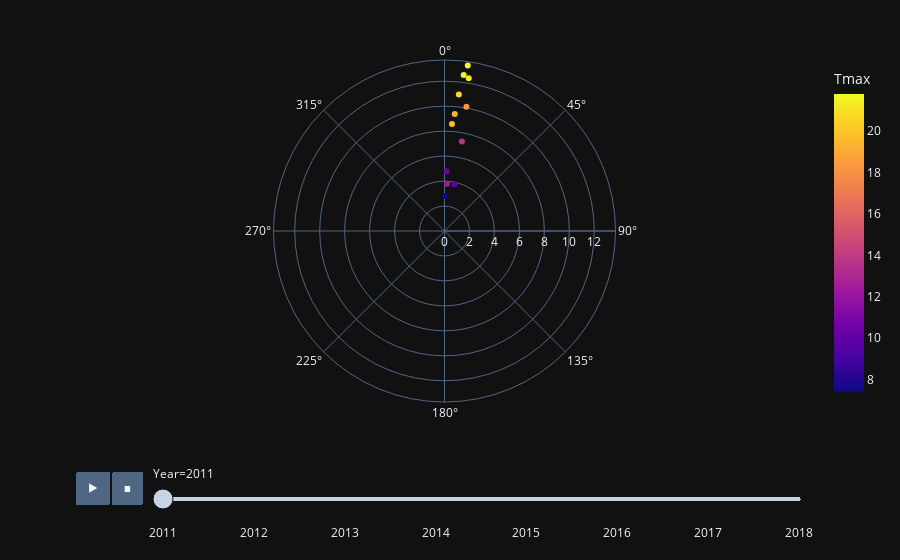

Notebook code cell kept with this figure:
### Code cell
fig = px.scatter_polar(df, r="Tmin", theta="Month", color="Tmax",
            color_discrete_sequence=px.colors.sequential.Plasma_r , animation_frame ="Year", template="plotly_dark")
fig.show()

### Figure 1 — Plotly figure (JSON) as saved in the notebook; plotly's stock layout.template omitted (floating-point values rounded to 4 significant figures)
{"data": [{"hoverlabel": {"namelength": 0}, "hovertemplate": "Year=2011<br>Tmin=%{r}<br>Month=%{theta}<br>Tmax=%{marker.color}", "legendgroup": "", "marker": {"color": [7.4, 10.2, 12.3, 19.7, 19.4, 20.7, 21.7, 21.8, 21.3, 18.1, 13.6, 9.9], "coloraxis": "coloraxis", "symbol": "circle"}, "mode": "markers", "name": "", "r": [2.8, 4.8, 3.8, 8.6, 9.4, 11, 12.6, 13.4, 12.4, 10.1, 7.3, 3.8], "showlegend": false, "subplot": "polar", "theta": [1, 2, 3, 4, 5, 6, 7, 8, 9, 10, 11, 12], "type": "scatterpolar"}], "layout": {"coloraxis": {"colorbar": {"title": {"text": "Tmax"}}, "colorscale": [[0, "#0d0887"], [0.1111, "#46039f"], [0.2222, "#7201a8"], [0.3333, "#9c179e"], [0.4444, "#bd3786"], [0.5556, "#d8576b"], [0.6667, "#ed7953"], [0.7778, "#fb9f3a"], [0.8889, "#fdca26"], [1, "#f0f921"]]}, "legend": {"tracegroupgap": 0}, "margin": {"t": 60}, "polar": {"angularaxis": {"direction": "clockwise", "rotation": 90}, "domain": {"x": [0, 1], "y": [0, 1]}}, "sliders": [{"active": 0, "currentvalue": {"prefix": "Year="}, "len": 0.9, "pad": {"b": 10, "t": 60}, "steps": [{"args": [["2011"], {"frame": {"duration": 0, "redraw": true}, "fromcurrent": true, "mode": "immediate", "transition": {"duration": 0, "easing": "linear"}}], "label": "2011", "method": "animate"}, {"args": [["2012"], {"frame": {"duration": 0, "redraw": true}, "fromcurrent": true, "mode": "immediate", "transition": {"duration": 0, "easing": "linear"}}], "label": "2012", "method": "animate"}, {"args": [["2013"], {"frame": {"duration": 0, "redraw": true}, "fromcurrent": true, "mode": "immediate", "transition": {"duration": 0, "easing": "linear"}}], "label": "2013", "method": "animate"}, {"args": [["2014"], {"frame": {"duration": 0, "redraw": true}, "fromcurrent": true, "mode": "immediate", "transition": {"duration": 0, "easing": "linear"}}], "label": "2014", "method": "animate"}, {"args": [["2015"], {"frame": {"duration": 0, "redraw": true}, "fromcurrent": true, "mode": "immediate", "transition": {"duration": 0, "easing": "linear"}}], "label": "2015", "method": "animate"}, {"args": [["2016"], {"frame": {"duration": 0, "redraw": true}, "fromcurrent": true, "mode": "immediate", "transition": {"duration": 0, "easing": "linear"}}], "label": "2016", "method": "animate"}, {"args": [["2017"], {"frame": {"duration": 0, "redraw": true}, "fromcurrent": true, "mode": "immediate", "transition": {"duration": 0, "easing": "linear"}}], "label": "2017", "method": "animate"}, {"args": [["2018"], {"frame": {"duration": 0, "redraw": true}, "fromcurrent": true, "mode": "immediate", "transition": {"duration": 0, "easing": "linear"}}], "label": "2018", "method": "animate"}], "x": 0.1, "xanchor": "left", "y": 0, "yanchor": "top"}], "updatemenus": [{"buttons": [{"args": [null, {"frame": {"duration": 500, "redraw": true}, "fromcurrent": true, "mode": "immediate", "transition": {"duration": 500, "easing": "linear"}}], "label": "&#9654;", "method": "animate"}, {"args": [[null], {"frame": {"duration": 0, "redraw": true}, "fromcurrent": true, "mode": "immediate", "transition": {"duration": 0, "easing": "linear"}}], "label": "&#9724;", "method": "animate"}], "direction": "left", "pad": {"r": 10, "t": 70}, "showactive": false, "type": "buttons", "x": 0.1, "xanchor": "right", "y": 0, "yanchor": "top"}]}}
